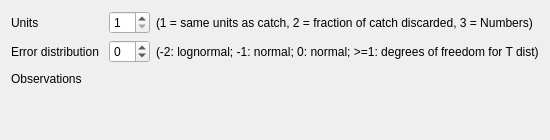
            <widget class="QWidget" name="tab_discard">
             <attribute name="title">
              <string>Discard</string>
             </attribute>
             <layout class="QVBoxLayout" name="verticalLayout_7">
              <item>
               <layout class="QGridLayout" name="gridLayout_discard">
                <item row="2" column="0" colspan="2">
                 <widget class="QLabel" name="label_discard_obs">
                  <property name="text">
                   <string>Observations</string>
                  </property>
                 </widget>
                </item>
                <item row="0" column="0" colspan="2">
                 <widget class="QLabel" name="label_discard_units">
                  <property name="text">
                   <string>Units</string>
                  </property>
                 </widget>
                </item>
                <item row="1" column="2">
                 <widget class="QSpinBox" name="spinBox_discard_err">
                  <property name="minimum">
                   <number>-2</number>
                  </property>
                 </widget>
                </item>
                <item row="1" column="0" colspan="2">
                 <widget class="QLabel" name="label_discard_err">
                  <property name="text">
                   <string>Error distribution </string>
                  </property>
                 </widget>
                </item>
                <item row="0" column="2">
                 <widget class="QSpinBox" name="spinBox_discard_units">
                  <property name="minimum">
                   <number>1</number>
                  </property>
                  <property name="maximum">
                   <number>3</number>
                  </property>
                 </widget>
                </item>
                <item row="2" column="3">
                 <spacer name="horizontalSpacer_10">
                  <property name="orientation">
                   <enum>Qt::Horizontal</enum>
                  </property>
                  <property name="sizeHint" stdset="0">
                   <size>
                    <width>40</width>
                    <height>20</height>
                   </size>
                  </property>
                 </spacer>
                </item>
                <item row="3" column="0" colspan="4">
                 <layout class="QVBoxLayout" name="verticalLayout_discard"/>
                </item>
                <item row="3" column="4">
                 <spacer name="verticalSpacer_10">
                  <property name="orientation">
                   <enum>Qt::Vertical</enum>
                  </property>
                  <property name="sizeHint" stdset="0">
                   <size>
                    <width>20</width>
                    <height>40</height>
                   </size>
                  </property>
                 </spacer>
                </item>
                <item row="0" column="3" colspan="2">
                 <widget class="QLabel" name="label_discard_units_info">
                  <property name="text">
                   <string>(1 = same units as catch, 2 = fraction of catch discarded, 3 = Numbers)</string>
                  </property>
                 </widget>
                </item>
                <item row="1" column="3" colspan="2">
                 <widget class="QLabel" name="label_discard_err_info">
                  <property name="text">
                   <string>(-2: lognormal; -1: normal; 0: normal; &gt;=1: degrees of freedom for T dist)</string>
                  </property>
                 </widget>
                </item>
               </layout>
              </item>
             </layout>
            </widget>
